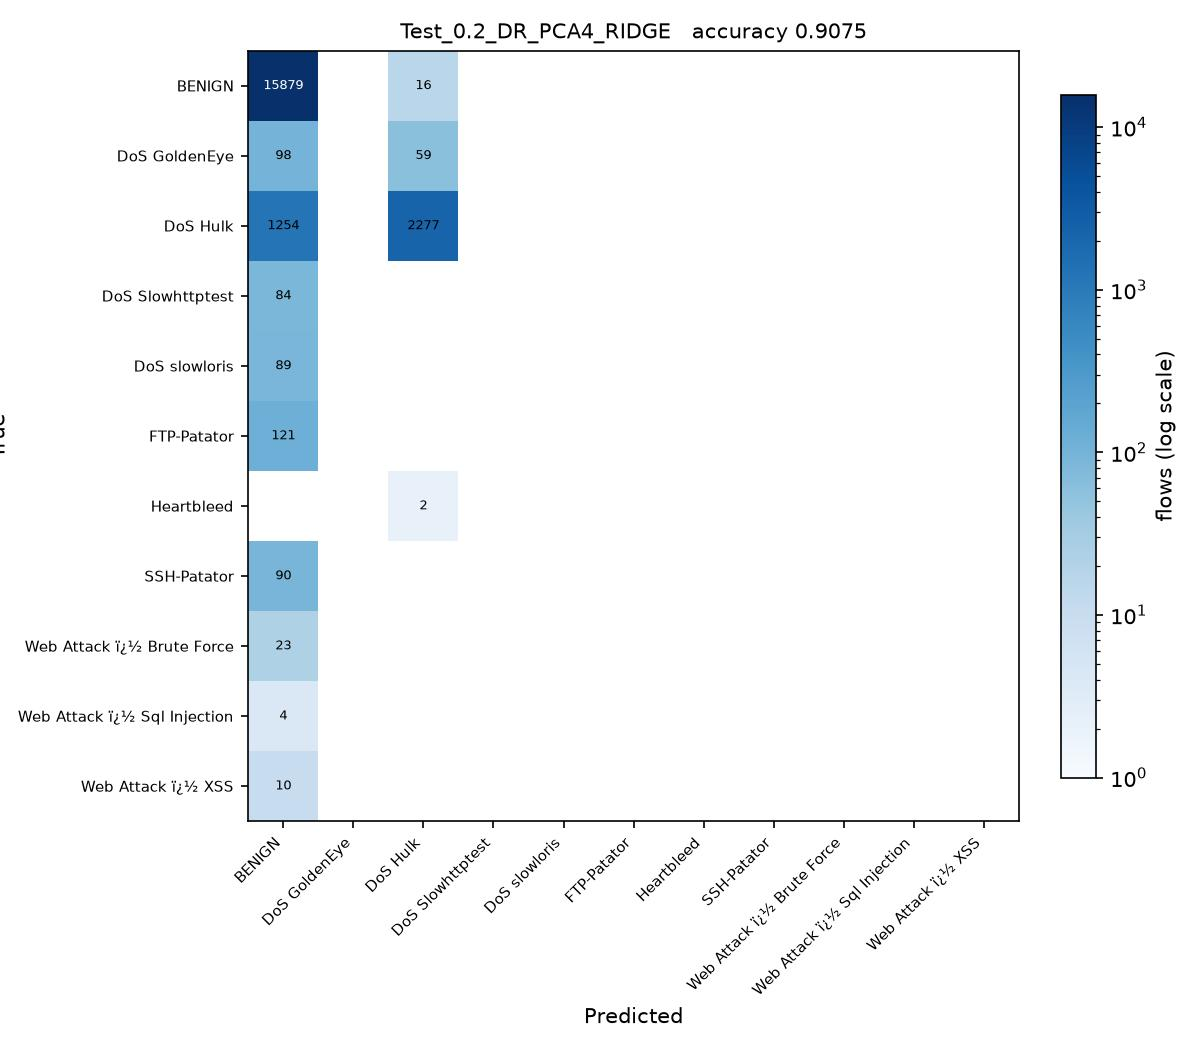

The Python source for this figure:
# Test_0.2_DR_PCA4_RIDGE.py
#
# Test size 0.2  |  PCA, 4 components  |  Ridge Regression -> RidgeClassifier (sheet #3)
#
# This is SGDC_60_40.py with the changes marked CHANGE below and nothing else.
#
# Sheet entry 3 is Ridge(alpha=1.0), a regressor. RidgeClassifier is the
# same L2-penalised model fitted for classification. alpha is kept at 1.0.

import os
from pathlib import Path

# CHANGE 1: run from the project folder, so the CSV names below resolve, and
# read them as latin-1. The Web Attack labels contain byte 0x96, which the
# default utf-8 decoder rejects with UnicodeDecodeError.
os.chdir(Path(__file__).resolve().parent.parent)
import numpy as np
import pandas as pd

df1 = pd.read_csv(r'C:\Users\Karthika\OneDrive\Desktop\ACN_PCA_75_Runs\Scripts\Tuesday-WorkingHours.pcap_ISCX (1).csv', low_memory=True, encoding='latin-1')
df2 = pd.read_csv(r'C:\Users\Karthika\OneDrive\Desktop\ACN_PCA_75_Runs\Scripts\Wednesday-workingHours.pcap_ISCX.csv', low_memory=True, encoding='latin-1')
df3 = pd.read_csv(r'C:\Users\Karthika\OneDrive\Desktop\ACN_PCA_75_Runs\Scripts\Thursday-WorkingHours-Morning-WebAttacks.pcap_ISCX.csv', low_memory=True, encoding='latin-1')

dataset = pd.concat([df1, df2, df3], ignore_index=True)

dataset.columns = dataset.columns.str.strip()

# CHANGE 2: a stratified sample of 100000 flows, the same for every run.
# The full three captures hold about 1.3 million flows, which makes 75 runs
# impractical. At least 50 flows of every class are kept.
label = dataset.columns[-1]
dataset = pd.concat(
    [g.sample(n=min(len(g), max(50, round(100000 * len(g) / len(dataset)))), random_state=0)
     for _, g in dataset.groupby(label)],
    ignore_index=True
)

X = dataset.iloc[:, :-1]
y = dataset.iloc[:, -1]

X = X.apply(pd.to_numeric, errors='coerce')

X.replace([np.inf, -np.inf], np.nan, inplace=True)

from sklearn.impute import SimpleImputer

imputer = SimpleImputer(missing_values=np.nan, strategy='mean')
X = imputer.fit_transform(X)

from sklearn.preprocessing import LabelEncoder

labelencoder_y = LabelEncoder()
y = labelencoder_y.fit_transform(y)

from sklearn.model_selection import train_test_split

X_train, X_test, y_train, y_test = train_test_split(
    X,
    y,
    test_size=0.2,   # CHANGE 3: test size
    random_state=0,
    stratify=y
)

# CHANGE 4: PCA, from PCA_LDA_KErnel_PCA_CODE.pdf (fitted on training data only).
# PCA follows the directions of largest variance, so the features have to be on
# a common scale first, otherwise the components just track whichever column has
# the biggest units. The scaler is fitted on the training split only.
from sklearn.preprocessing import StandardScaler
from sklearn.decomposition import PCA

scaler = StandardScaler()
X_train = scaler.fit_transform(X_train)
X_test = scaler.transform(X_test)

pca = PCA(n_components=4)
X_train = pca.fit_transform(X_train)          # no labels: PCA is unsupervised
X_test = pca.transform(X_test)
print("\nVariance explained by 4 components : {:.4f}".format(pca.explained_variance_ratio_.sum()))

# CHANGE 5: Ridge Regression -> RidgeClassifier (sheet #3) in place of SGDClassifier
from sklearn.linear_model import RidgeClassifier

classifier = RidgeClassifier(
    alpha=1.0,
    random_state=0
)

classifier.fit(X_train, y_train)

y_pred = classifier.predict(X_test) 

from sklearn.metrics import confusion_matrix
from sklearn.metrics import accuracy_score
from sklearn.metrics import precision_score
from sklearn.metrics import recall_score
from sklearn.metrics import f1_score
from sklearn.metrics import classification_report

cm = confusion_matrix(y_test, y_pred)

print("Confusion Matrix:\n")
print(cm)

print("\nAccuracy : {:.4f}".format(accuracy_score(y_test, y_pred)))
print("\nPrecision : {:.4f}".format(precision_score(y_test, y_pred, average='weighted')))
print("\nRecall : {:.4f}".format(recall_score(y_test, y_pred, average='weighted')))
print("\nF1 Score : {:.4f}".format(f1_score(y_test, y_pred, average='weighted')))

print("\nClassification Report:\n")
print(classification_report(y_test, y_pred))
# CHANGE 6: save the confusion matrix as Test_0.2_DR_PCA4_RIDGE.jpg and record the result
import matplotlib
matplotlib.use('Agg')
import matplotlib.pyplot as plt
from matplotlib.colors import LogNorm

here = Path(__file__).resolve().parent
names = [str(c) for c in labelencoder_y.classes_]
fig, ax = plt.subplots(figsize=(8, 7))
im = ax.imshow(cm, cmap='Blues', norm=LogNorm(vmin=1))
ax.set_xticks(range(len(names)), names, rotation=45, ha='right', fontsize=7)
ax.set_yticks(range(len(names)), names, fontsize=7)
ax.set_xlabel('Predicted')
ax.set_ylabel('True')
ax.set_title('Test_0.2_DR_PCA4_RIDGE   accuracy {:.4f}'.format(accuracy_score(y_test, y_pred)), fontsize=10)
for i in range(cm.shape[0]):
    for j in range(cm.shape[1]):
        if cm[i, j]:
            ax.text(j, i, cm[i, j], ha='center', va='center', fontsize=6,
                    color='white' if cm[i, j] > cm.max() / 3 else 'black')
fig.colorbar(im, ax=ax, fraction=0.04, label='flows (log scale)')
fig.tight_layout()
fig.savefig(here / 'Test_0.2_DR_PCA4_RIDGE.jpg', dpi=150)
plt.close(fig)

row = pd.DataFrame([{
    'Test': 0.2, 'DR': 'PCA4', 'Clas': 'RIDGE',
    'Acc': round(accuracy_score(y_test, y_pred), 4),
    'Pre': round(precision_score(y_test, y_pred, average='weighted', zero_division=0), 4),
    'Rec': round(recall_score(y_test, y_pred, average='weighted', zero_division=0), 4),
    'F1': round(f1_score(y_test, y_pred, average='weighted', zero_division=0), 4),
    'script': 'Test_0.2_DR_PCA4_RIDGE',
}])
out = here.parent / 'results' / '75_runs.csv'
out.parent.mkdir(exist_ok=True)
if out.exists():
    old = pd.read_csv(out)
    row = pd.concat([old[old['script'] != 'Test_0.2_DR_PCA4_RIDGE'], row], ignore_index=True)
row.to_csv(out, index=False)
